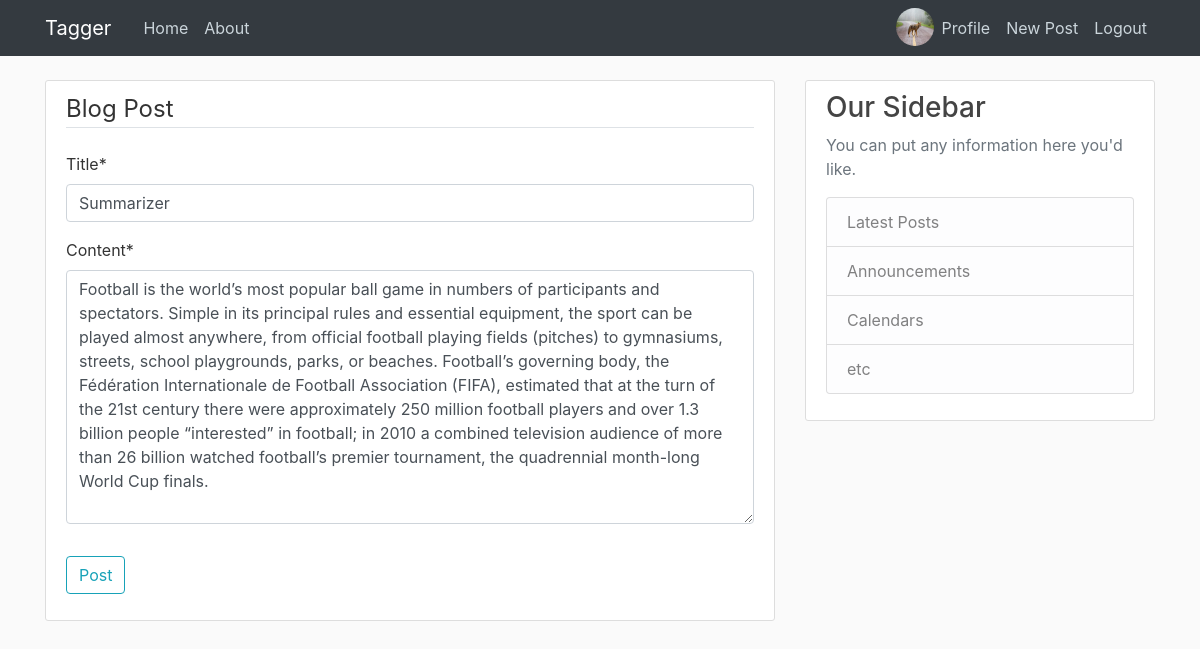
/post/10/update/ (signed in), run on the app's committed database.
### users/models.py (models this page shows, shortened)
class Profile(models.Model):
    user = models.OneToOneField(User, on_delete=models.CASCADE)
    image = models.ImageField(default='default.jpg', upload_to='profile_pics')

### blog/models.py (models this page shows, shortened)
class Post(models.Model):
    title = models.CharField(max_length=100)
    content = models.TextField()
    date_posted = models.DateTimeField(default=timezone.now)
    author = models.ForeignKey(User, on_delete=models.CASCADE)

### blog/views.py (the view, shortened to what this page needs)
# urls.py: path('post/<int:pk>/update/', PostUpdateView.as_view(), name='post-update'),
class PostUpdateView(LoginRequiredMixin, UserPassesTestMixin, UpdateView):
    model = Post
    fields = ['title', 'content']
    def test_func(self):
        post = self.get_object()
        if self.request.user == post.author:
            return True
        return False

### blog/templates/blog/post_form.html (shortened to what this page needs)
{% extends "blog/base.html" %}
{% load crispy_forms_tags %}
{% block content %}
    <div class="content-section">
        <form method="POST">
            <fieldset class="form-group">
                <legend class="border-bottom mb-4">Blog Post</legend>
                {{ form|crispy }}
            </fieldset>
            <div class="form-group">
                <button class="btn btn-outline-info" type="submit">Post</button>
            </div>
        </form>
    </div>
{% endblock content %}

### blog/templates/blog/base.html (shortened to what this page needs)
{% load static %}
<!DOCTYPE html>
<html>
<head>
    <link rel="stylesheet" href="https://maxcdn.bootstrapcdn.com/bootstrap/4.0.0/css/bootstrap.min.css">
    <link rel="stylesheet" type="text/css" href="{% static 'blog/main.css' %}">
</head>
<body>
    <header class="site-header">
      <nav class="navbar navbar-expand-md navbar-dark bg-dark fixed-top">
        <div class="container">
          <a class="navbar-brand mr-4" href="{% url 'blog-home' %}">Tagger</a>
          <div class="collapse navbar-collapse" id="navbarToggle">
            <div class="navbar-nav mr-auto">
              <a class="nav-item nav-link" href="{% url 'blog-home' %}">Home</a>
              <a class="nav-item nav-link" href="{% url 'blog-about' %}">About</a>
            </div>
            <div class="navbar-nav">
              {% if user.is_authenticated %}
                <img class="rounded-circle" width="38px" height="38px" src="{{ user.profile.image.url }}">
                <a class="nav-item nav-link" href="{% url 'profile' %}">Profile</a>
                <a class="nav-item nav-link" href="{% url 'post-create' %}">New Post</a>
                <a class="nav-item nav-link" href="{% url 'logout' %}">Logout</a>
              {% else %}
                <a class="nav-item nav-link" href="{% url 'login' %}">Login</a>
                <a class="nav-item nav-link" href="{% url 'register' %}">Register</a>
              {% endif %}
            </div>
          </div>
        </div>
      </nav>
    </header>
    <main role="main" class="container">
      <div class="row">
        <div class="col-md-8">
          {% block content %}{% endblock %}
        </div>
        <div class="col-md-4">
          <div class="content-section">
            <h3>Our Sidebar</h3>
            <p class='text-muted'>You can put any information here you'd like.
              <ul class="list-group">
                <li class="list-group-item list-group-item-light">Latest Posts</li>
                <li class="list-group-item list-group-item-light">Announcements</li>
                <li class="list-group-item list-group-item-light">Calendars</li>
                <li class="list-group-item list-group-item-light">etc</li>
              </ul>
            </p>
          </div>
        </div>
      </div>
    </main>
</body>
</html>

### blog/static/blog/main.css (style rules this page uses)
body { background: #fafafa; color: #333333; margin-top: 5rem; }
h1, h2, h3, h4, h5, h6 { color: #444444; }
ul { margin: 0; }
.site-header .navbar-nav .nav-link { color: #cbd5db; }
.content-section { background: #ffffff; padding: 10px 20px; border: 1px solid #dddddd; border-radius: 3px; margin-bottom: 20px; }

### data on the page
Post: title "Summarizer", content "Football is the world’s most popular ball game in numbers of participants and spectators. Simple in its principal rules and essential equipment, the sport can be played almost anywhere, from official football playing fields (pitches) to gymnasiums, streets, school playgrounds, parks, or beaches. Football’s governing body, the Fédération Internationale de Football Association (FIFA), estimated that at the turn of the 21st century there were approximately 250 million football players and over 1.3 billion people “interested” in football; in 2010 a combined television audience of more than 26 billion watched football’s premier tournament, the quadrennial month-long World Cup finals."
